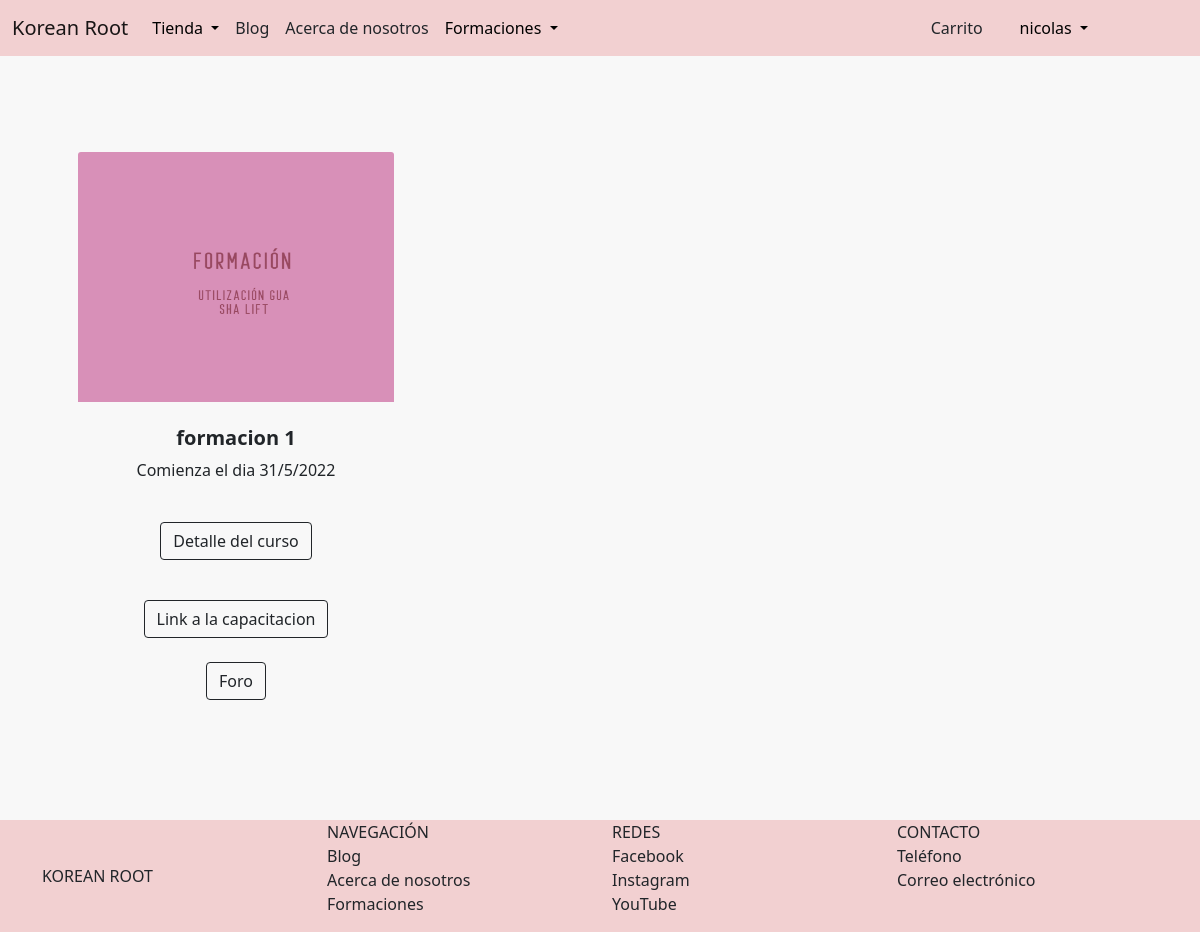
The page /tienda/misCapacitaciones/ (signed in) on the database as committed earlier.
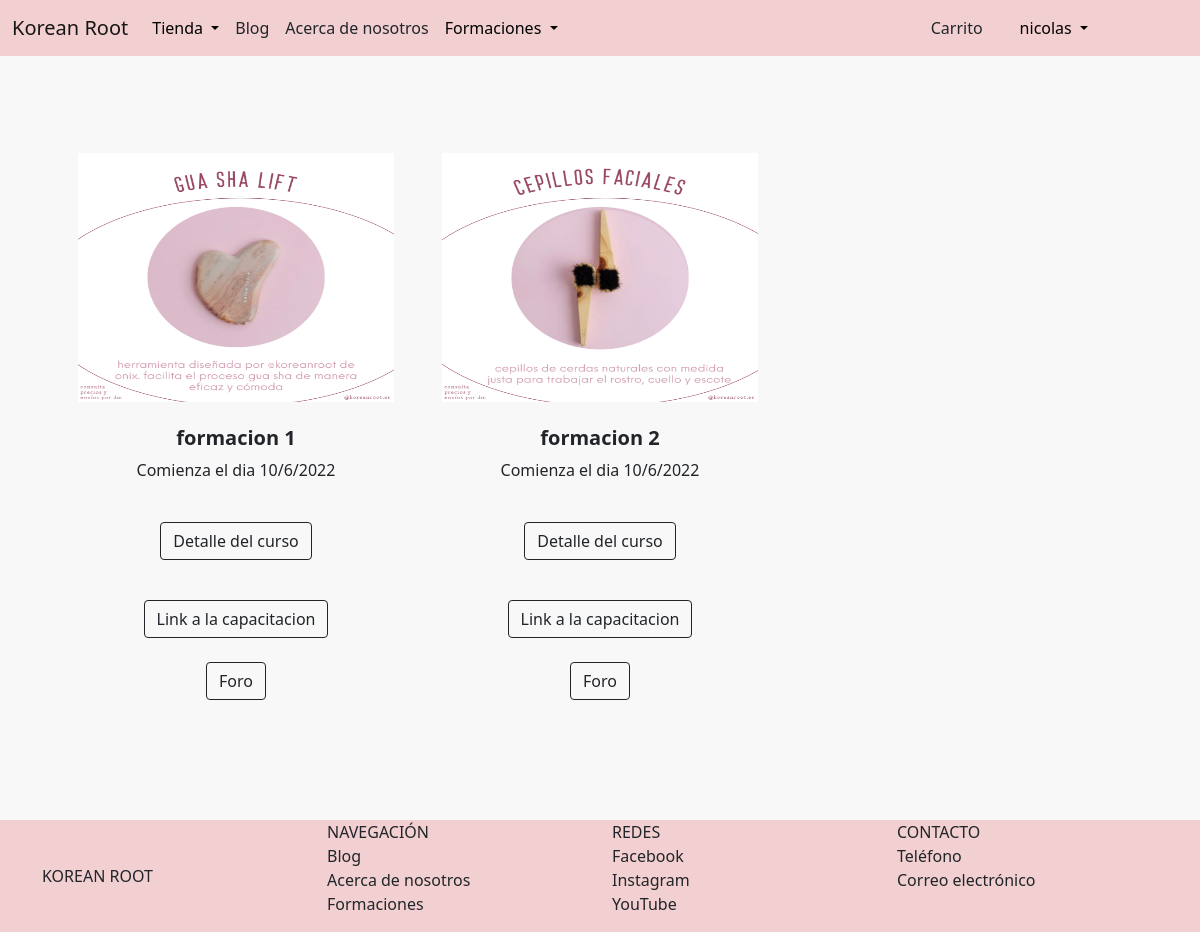
The same page on the database as committed later.
### AppCursos/models.py (models this page shows, shortened)
class Capacitacion(models.Model):
    nombre = models.CharField(max_length=50)
    precio = models.IntegerField()
    descripcion = RichTextField()
    fecha_inicio = models.DateTimeField()
    imagen_miniatura = models.ImageField(upload_to='miniaturas_capacitaciones', default = 'miniaturacapacitaciondefault.jpg')
    imagen_portada = models.ImageField(upload_to='portadas_capacitaciones', default = 'portadacapacitaciondefault.jpg')
    link_capacitacion = models.CharField(max_length=255)

### AppTienda/views.py (the view)
# urls.py: path('misCapacitaciones/', views.misCursos, name="mis_capacitaciones"),
@login_required
def misCursos(request):
      usuario = request.user
      productos = Capacitacion.objects.filter(operaciones__usuario_id = usuario.id)
      if productos:
            return render(request, 'AppTienda/mis_capacitaciones.html', {'productos': productos})
      else:
            messages.error(request, 'Usted no posee ninguna capacitacion')
            return redirect('Inicio')

### AppTienda/templates/AppTienda/mis_capacitaciones.html
{% extends 'AppTienda/padre.html' %}
{% load static %}
{% block contenidoQueCambia %}
    <section class="py-5">
        <div class="container px-4 px-lg-5 mt-5">
            <div class="row gx-4 gx-lg-5 row-cols-2 row-cols-md-3 row-cols-xl-3 justify-content-left">
                {% for producto in productos %}
                    <div class="col mb-5">
                            <img class="card-img-top" src="{{producto.imagen_miniatura.url}}" alt="..." height="250" />
                            <div class="card-body p-4">
                                <div class="text-center">
                                    <h5 class="fw-bolder">{{producto.nombre}}</h5>
                                    <p>Comienza el dia {{producto.fecha_inicio|date:'d/n/Y'}}</p>
                                </div>
                            </div>
                            <div class="card-footer p-4 pt-0 border-top-0 bg-transparent">
                                <div class="text-center">
                                    <a
                                    class="btn btn-outline-dark mt-auto"
                                    href="{% url 'cursos:capacitacion_detalle' id=producto.id %}"
                                    style="margin-bottom: 1rem;"
                                    >
                                    Detalle del curso
                                    </a>
                                </div>
                            </div>
                            <div class="card-footer p-4 pt-0 border-top-0 bg-transparent">
                                <div class="text-center">
                                    <a
                                    class="btn btn-outline-dark mt-auto"
                                    href="{{producto.link_capacitacion}}"
                                    >
                                    Link a la capacitacion
                                    </a>
                                </div>
                            </div>
                            <div class="card-footer p-4 pt-0 border-top-0 bg-transparent">
                                <div class="text-center">
                                    <a
                                    class="btn btn-outline-dark mt-auto"
                                    href="{% url 'cursos:foro' id=producto.id %}"
                                    >
                                    Foro
                                    </a>
                                </div>
                            </div>
                    </div>
                {% endfor %}
            </div>
        </div>
    </section>
{% endblock %}

Rows that differ between the two databases and show on the page:
changed Capacitacion "formacion 1": imagen_miniatura: a different picture; fecha_inicio "31/5/2022" → "10/6/2022"
added Capacitacion: imagen_miniatura (picture), nombre "formacion 2", fecha_inicio "10/6/2022"
